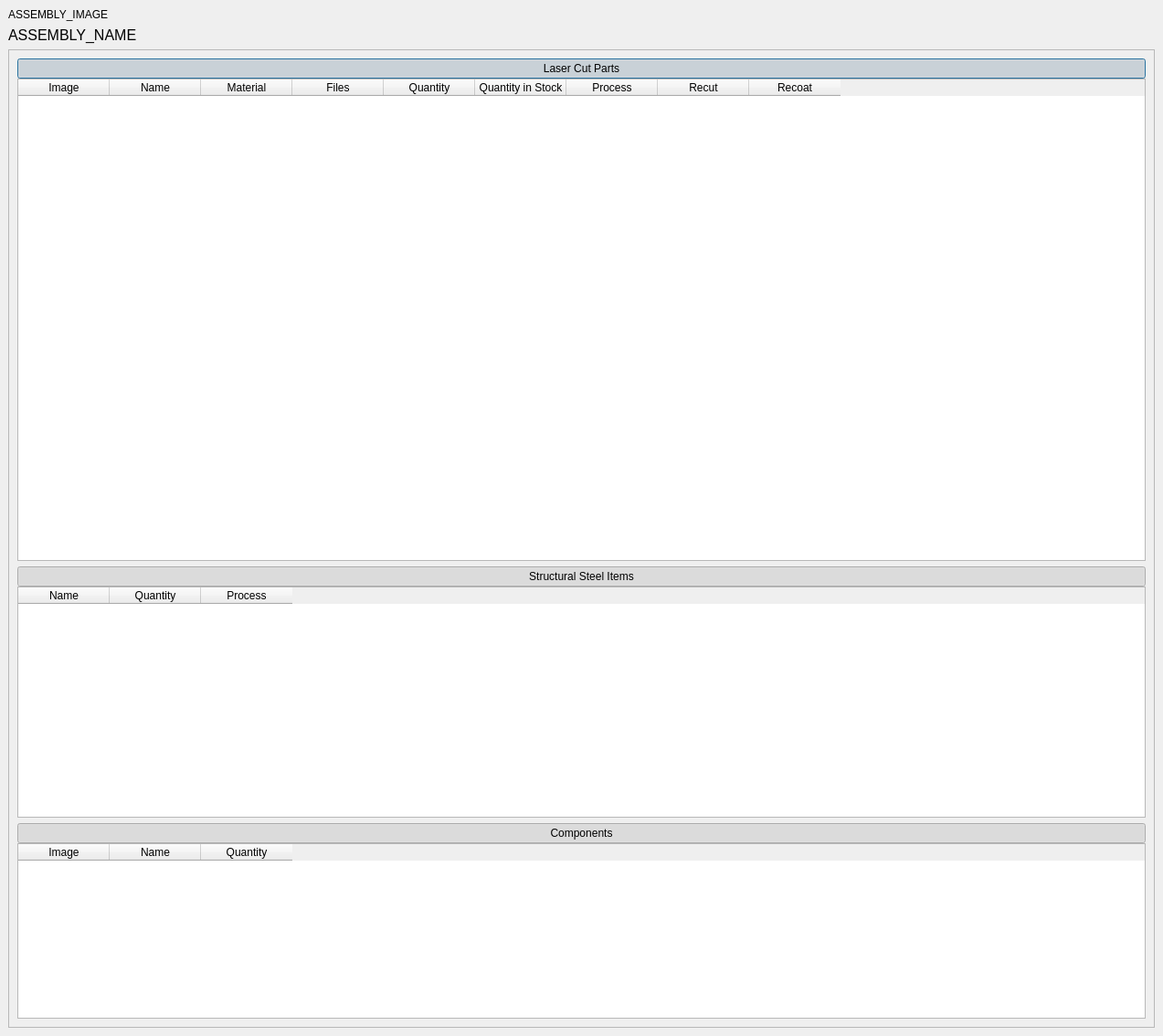
<?xml version="1.0" encoding="UTF-8"?>
<ui version="4.0">
 <class>Form</class>
 <widget class="QDialog" name="Form">
  <property name="geometry">
   <rect>
    <x>0</x>
    <y>0</y>
    <width>1273</width>
    <height>1134</height>
   </rect>
  </property>
  <property name="windowTitle">
   <string>Form</string>
  </property>
  <layout class="QHBoxLayout" name="horizontalLayout">
   <property name="spacing">
    <number>0</number>
   </property>
   <property name="leftMargin">
    <number>0</number>
   </property>
   <property name="topMargin">
    <number>0</number>
   </property>
   <property name="rightMargin">
    <number>0</number>
   </property>
   <property name="bottomMargin">
    <number>0</number>
   </property>
   <item>
    <widget class="QWidget" name="widget" native="true">
     <property name="contextMenuPolicy">
      <enum>Qt::ContextMenuPolicy::ActionsContextMenu</enum>
     </property>
     <property name="autoFillBackground">
      <bool>false</bool>
     </property>
     <property name="styleSheet">
      <string notr="true"/>
     </property>
     <layout class="QVBoxLayout" name="verticalLayout_3" stretch="0">
      <property name="leftMargin">
       <number>0</number>
      </property>
      <property name="topMargin">
       <number>0</number>
      </property>
      <property name="rightMargin">
       <number>0</number>
      </property>
      <property name="bottomMargin">
       <number>0</number>
      </property>
      <item>
       <layout class="QVBoxLayout" name="verticalLayout" stretch="0,0,0">
        <property name="leftMargin">
         <number>9</number>
        </property>
        <property name="topMargin">
         <number>9</number>
        </property>
        <property name="rightMargin">
         <number>9</number>
        </property>
        <property name="bottomMargin">
         <number>9</number>
        </property>
        <item>
         <layout class="QVBoxLayout" name="verticalLayout_7">
          <item>
           <widget class="QLabel" name="label_assembly_image">
            <property name="text">
             <string>ASSEMBLY_IMAGE</string>
            </property>
           </widget>
          </item>
          <item>
           <widget class="QLabel" name="label_assembly_name">
            <property name="font">
             <font>
              <pointsize>12</pointsize>
             </font>
            </property>
            <property name="text">
             <string>ASSEMBLY_NAME</string>
            </property>
           </widget>
          </item>
         </layout>
        </item>
        <item>
         <layout class="QHBoxLayout" name="files_layout"/>
        </item>
        <item>
         <widget class="QScrollArea" name="scrollArea">
          <property name="widgetResizable">
           <bool>true</bool>
          </property>
          <widget class="QWidget" name="scrollAreaWidgetContents">
           <property name="geometry">
            <rect>
             <x>0</x>
             <y>0</y>
             <width>1253</width>
             <height>1054</height>
            </rect>
           </property>
           <layout class="QVBoxLayout" name="verticalLayout_6">
            <item>
             <layout class="QVBoxLayout" name="verticalLayout_2" stretch="2,1,0">
              <item>
               <layout class="QVBoxLayout" name="verticalLayout_laser_cut_parts">
                <property name="spacing">
                 <number>0</number>
                </property>
                <item>
                 <widget class="QPushButton" name="pushButton_laser_cut_parts">
                  <property name="cursor">
                   <cursorShape>PointingHandCursor</cursorShape>
                  </property>
                  <property name="text">
                   <string>Laser Cut Parts</string>
                  </property>
                  <property name="checkable">
                   <bool>true</bool>
                  </property>
                  <property name="checked">
                   <bool>true</bool>
                  </property>
                 </widget>
                </item>
                <item>
                 <widget class="QWidget" name="widget_laser_cut_parts" native="true">
                  <property name="sizePolicy">
                   <sizepolicy hsizetype="Preferred" vsizetype="MinimumExpanding">
                    <horstretch>0</horstretch>
                    <verstretch>0</verstretch>
                   </sizepolicy>
                  </property>
                  <layout class="QVBoxLayout" name="verticalLayout_5">
                   <property name="leftMargin">
                    <number>0</number>
                   </property>
                   <property name="topMargin">
                    <number>0</number>
                   </property>
                   <property name="rightMargin">
                    <number>0</number>
                   </property>
                   <property name="bottomMargin">
                    <number>0</number>
                   </property>
                   <item>
                    <layout class="QVBoxLayout" name="verticalLayout_4">
                     <item>
                      <widget class="QTableWidget" name="tableWidget_laser_cut_parts">
                       <property name="editTriggers">
                        <set>QAbstractItemView::EditTrigger::NoEditTriggers</set>
                       </property>
                       <property name="selectionBehavior">
                        <enum>QAbstractItemView::SelectionBehavior::SelectRows</enum>
                       </property>
                       <column>
                        <property name="text">
                         <string>Image</string>
                        </property>
                       </column>
                       <column>
                        <property name="text">
                         <string>Name</string>
                        </property>
                       </column>
                       <column>
                        <property name="text">
                         <string>Material</string>
                        </property>
                       </column>
                       <column>
                        <property name="text">
                         <string>Files</string>
                        </property>
                       </column>
                       <column>
                        <property name="text">
                         <string>Quantity</string>
                        </property>
                       </column>
                       <column>
                        <property name="text">
                         <string>Quantity in Stock</string>
                        </property>
                       </column>
                       <column>
                        <property name="text">
                         <string>Process</string>
                        </property>
                       </column>
                       <column>
                        <property name="text">
                         <string>Recut</string>
                        </property>
                       </column>
                       <column>
                        <property name="text">
                         <string>Recoat</string>
                        </property>
                       </column>
                      </widget>
                     </item>
                    </layout>
                   </item>
                  </layout>
                 </widget>
                </item>
               </layout>
              </item>
              <item>
               <layout class="QVBoxLayout" name="verticalLayout_structural_steel_items">
                <property name="spacing">
                 <number>0</number>
                </property>
                <item>
                 <widget class="QPushButton" name="pushButton_structural_steel_items">
                  <property name="cursor">
                   <cursorShape>PointingHandCursor</cursorShape>
                  </property>
                  <property name="text">
                   <string>Structural Steel Items</string>
                  </property>
                  <property name="checkable">
                   <bool>true</bool>
                  </property>
                  <property name="checked">
                   <bool>true</bool>
                  </property>
                 </widget>
                </item>
                <item>
                 <widget class="QWidget" name="widget_structural_steel_items" native="true">
                  <layout class="QVBoxLayout" name="verticalLayout_13">
                   <property name="leftMargin">
                    <number>0</number>
                   </property>
                   <property name="topMargin">
                    <number>0</number>
                   </property>
                   <property name="rightMargin">
                    <number>0</number>
                   </property>
                   <property name="bottomMargin">
                    <number>0</number>
                   </property>
                   <item>
                    <layout class="QVBoxLayout" name="verticalLayout_12">
                     <item>
                      <widget class="QTableWidget" name="tableWidget_structural_steel_items">
                       <column>
                        <property name="text">
                         <string>Name</string>
                        </property>
                       </column>
                       <column>
                        <property name="text">
                         <string>Quantity</string>
                        </property>
                       </column>
                       <column>
                        <property name="text">
                         <string>Process</string>
                        </property>
                       </column>
                      </widget>
                     </item>
                    </layout>
                   </item>
                  </layout>
                 </widget>
                </item>
               </layout>
              </item>
              <item>
               <layout class="QVBoxLayout" name="verticalLayout_components">
                <property name="spacing">
                 <number>0</number>
                </property>
                <item>
                 <widget class="QPushButton" name="pushButton_components">
                  <property name="cursor">
                   <cursorShape>PointingHandCursor</cursorShape>
                  </property>
                  <property name="text">
                   <string>Components</string>
                  </property>
                  <property name="checkable">
                   <bool>true</bool>
                  </property>
                  <property name="checked">
                   <bool>true</bool>
                  </property>
                 </widget>
                </item>
                <item>
                 <widget class="QWidget" name="widget_components" native="true">
                  <property name="sizePolicy">
                   <sizepolicy hsizetype="Preferred" vsizetype="MinimumExpanding">
                    <horstretch>0</horstretch>
                    <verstretch>0</verstretch>
                   </sizepolicy>
                  </property>
                  <layout class="QVBoxLayout" name="verticalLayout_9">
                   <property name="leftMargin">
                    <number>0</number>
                   </property>
                   <property name="topMargin">
                    <number>0</number>
                   </property>
                   <property name="rightMargin">
                    <number>0</number>
                   </property>
                   <property name="bottomMargin">
                    <number>0</number>
                   </property>
                   <item>
                    <layout class="QVBoxLayout" name="verticalLayout_8">
                     <item>
                      <widget class="QTableWidget" name="tableWidget_components">
                       <property name="editTriggers">
                        <set>QAbstractItemView::EditTrigger::NoEditTriggers</set>
                       </property>
                       <property name="selectionBehavior">
                        <enum>QAbstractItemView::SelectionBehavior::SelectRows</enum>
                       </property>
                       <column>
                        <property name="text">
                         <string>Image</string>
                        </property>
                       </column>
                       <column>
                        <property name="text">
                         <string>Name</string>
                        </property>
                       </column>
                       <column>
                        <property name="text">
                         <string>Quantity</string>
                        </property>
                       </column>
                      </widget>
                     </item>
                    </layout>
                   </item>
                  </layout>
                 </widget>
                </item>
               </layout>
              </item>
             </layout>
            </item>
           </layout>
          </widget>
         </widget>
        </item>
       </layout>
      </item>
     </layout>
    </widget>
   </item>
  </layout>
 </widget>
 <resources/>
 <connections>
  <connection>
   <sender>pushButton_laser_cut_parts</sender>
   <signal>clicked(bool)</signal>
   <receiver>widget_laser_cut_parts</receiver>
   <slot>setVisible(bool)</slot>
   <hints>
    <hint type="sourcelabel">
     <x>595</x>
     <y>45</y>
    </hint>
    <hint type="destinationlabel">
     <x>595</x>
     <y>477</y>
    </hint>
   </hints>
  </connection>
  <connection>
   <sender>pushButton_components</sender>
   <signal>clicked(bool)</signal>
   <receiver>widget_components</receiver>
   <slot>setVisible(bool)</slot>
   <hints>
    <hint type="sourcelabel">
     <x>636</x>
     <y>56</y>
    </hint>
    <hint type="destinationlabel">
     <x>636</x>
     <y>324</y>
    </hint>
   </hints>
  </connection>
  <connection>
   <sender>pushButton_structural_steel_items</sender>
   <signal>clicked(bool)</signal>
   <receiver>widget_structural_steel_items</receiver>
   <slot>setVisible(bool)</slot>
   <hints>
    <hint type="sourcelabel">
     <x>636</x>
     <y>92</y>
    </hint>
    <hint type="destinationlabel">
     <x>636</x>
     <y>262</y>
    </hint>
   </hints>
  </connection>
 </connections>
</ui>
